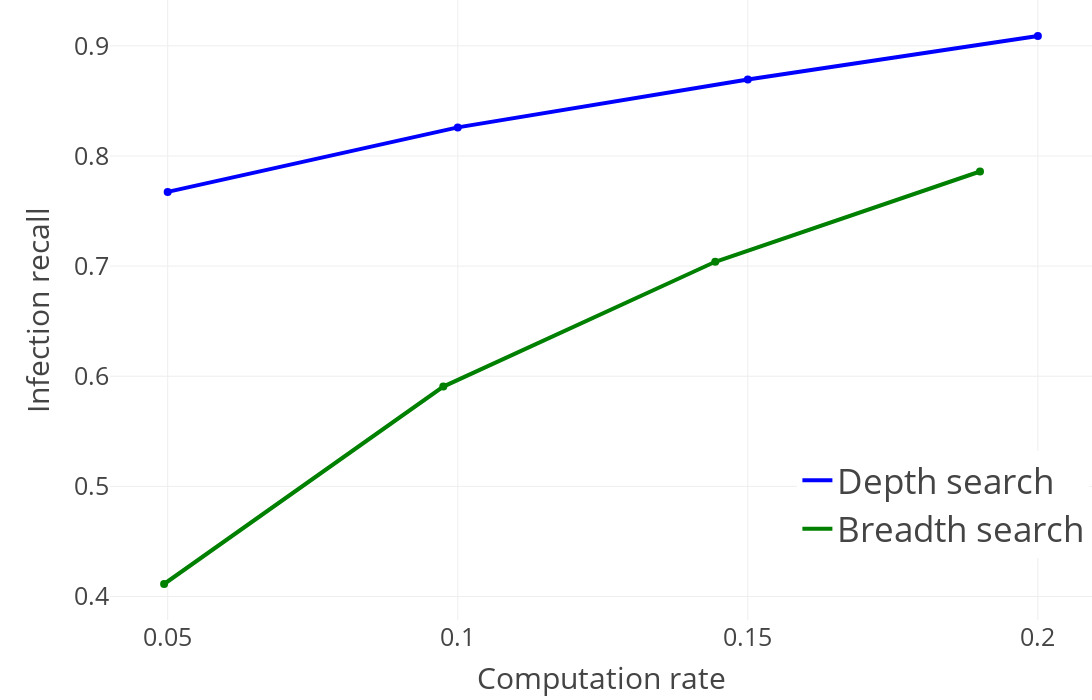

Notebook code for this chart:
### Markdown cell above
### Infection recall for different computation rates using depth search and breadth search (N and SNV frequency filter)

### Code cell
sub_fig = get_computation_rate_plot("infection_detection_rate", depth_vs_breadth_search_evaluation, "Infection recall", legend=dict(
            x=0.7,
            y=0.1,
            xanchor='left',
            yanchor='bottom',
            font=dict(size=35),
        ))
sub_fig.show()

### Figure 1 — Plotly figure (JSON) as saved in the notebook; plotly's stock layout.template omitted (floating-point values rounded to 4 significant figures)
{"data": [{"line": {"color": "blue", "dash": "solid", "width": 4}, "mode": "lines", "name": "Depth search", "type": "scatter", "x": [0.05, 0.1, 0.15, 0.2], "y": [0.7674, 0.8259, 0.8694, 0.9089]}, {"marker": {"color": "blue", "size": 8, "symbol": "circle"}, "mode": "markers", "showlegend": false, "text": "", "type": "scatter", "x": [0.05], "y": [0.7674]}, {"marker": {"color": "blue", "size": 8, "symbol": "circle"}, "mode": "markers", "showlegend": false, "text": "", "type": "scatter", "x": [0.1], "y": [0.8259]}, {"marker": {"color": "blue", "size": 8, "symbol": "circle"}, "mode": "markers", "showlegend": false, "text": "", "type": "scatter", "x": [0.15], "y": [0.8694]}, {"marker": {"color": "blue", "size": 8, "symbol": "circle"}, "mode": "markers", "showlegend": false, "text": "", "type": "scatter", "x": [0.2], "y": [0.9089]}, {"line": {"color": "green", "dash": "solid", "width": 4}, "mode": "lines", "name": "Breadth search", "type": "scatter", "x": [0.04938, 0.09751, 0.1444, 0.19], "y": [0.4113, 0.5906, 0.7039, 0.7859]}, {"marker": {"color": "green", "size": 8, "symbol": "circle"}, "mode": "markers", "showlegend": false, "text": "", "type": "scatter", "x": [0.04938], "y": [0.4113]}, {"marker": {"color": "green", "size": 8, "symbol": "circle"}, "mode": "markers", "showlegend": false, "text": "", "type": "scatter", "x": [0.09751], "y": [0.5906]}, {"marker": {"color": "green", "size": 8, "symbol": "circle"}, "mode": "markers", "showlegend": false, "text": "", "type": "scatter", "x": [0.1444], "y": [0.7039]}, {"marker": {"color": "green", "size": 8, "symbol": "circle"}, "mode": "markers", "showlegend": false, "text": "", "type": "scatter", "x": [0.19], "y": [0.7859]}], "layout": {"font": {"size": 25}, "height": 700, "legend": {"font": {"size": 35}, "x": 0.7, "xanchor": "left", "y": 0.1, "yanchor": "bottom"}, "margin": {"b": 80, "l": 110, "r": 0, "t": 0}, "width": 1200, "xaxis": {"autorange": true, "range": [0.04015, 0.2092], "tickmode": "array", "tickvals": [0.05, 0.1, 0.15, 0.2], "title": {"text": "Computation rate"}, "type": "linear"}, "yaxis": {"autorange": true, "range": [0.3786, 0.9416], "title": {"text": "Infection recall"}, "type": "linear"}}}
